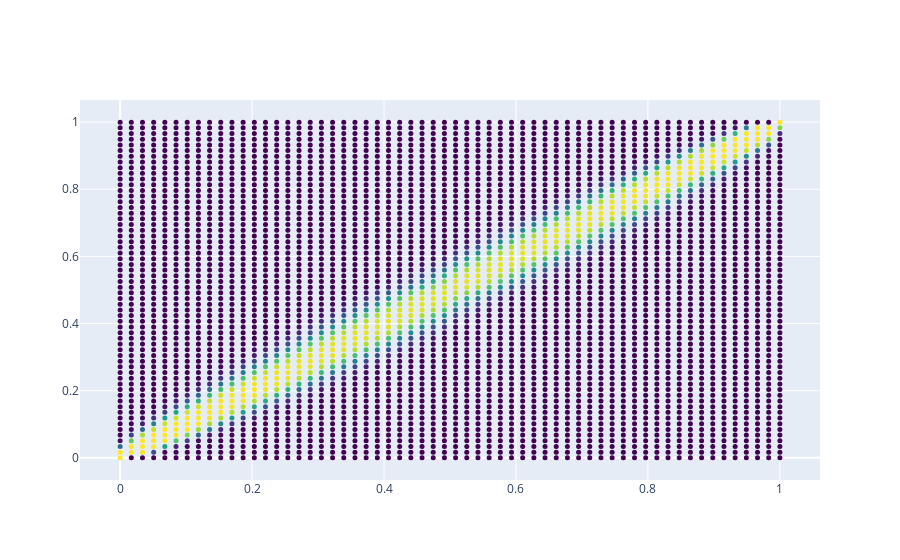

The code cell stored with this chart in its notebook:
### Code cell
colors_prob= freq_matrix.T.reshape(1,np.prod(freq_matrix.shape))
import scipy

colors_prob= scipy.stats.norm(np.mean(colors_prob),np.std(colors_prob)).cdf(colors_prob)[0]
fig= [go.Scatter(
    x= background[:,0],
    y= background[:,1],
    mode= 'markers',
    marker= {
        'color':colors_prob,

        'colorscale':'Viridis',
        'line': {'width': 0},
        'size': 5,
        'symbol': 'circle',
      "opacity": 1
      }
)]

fig = go.Figure(data=fig)
iplot(fig)

### Figure 1 — Plotly figure (JSON) as saved in the notebook; plotly's stock layout.template omitted (floating-point values rounded to 4 significant figures; data arrays with more than 128 entries replaced by an {"elided": "..."} marker saying what was removed)
{"data": [{"marker": {"color": {"elided": "3600 float values"}, "colorscale": [[0, "#440154"], [0.1111, "#482878"], [0.2222, "#3e4989"], [0.3333, "#31688e"], [0.4444, "#26828e"], [0.5556, "#1f9e89"], [0.6667, "#35b779"], [0.7778, "#6ece58"], [0.8889, "#b5de2b"], [1, "#fde725"]], "line": {"width": 0}, "opacity": 1, "size": 5, "symbol": "circle"}, "mode": "markers", "type": "scatter", "x": {"elided": "3600 float values"}, "y": {"elided": "3600 float values"}}], "layout": {}}
